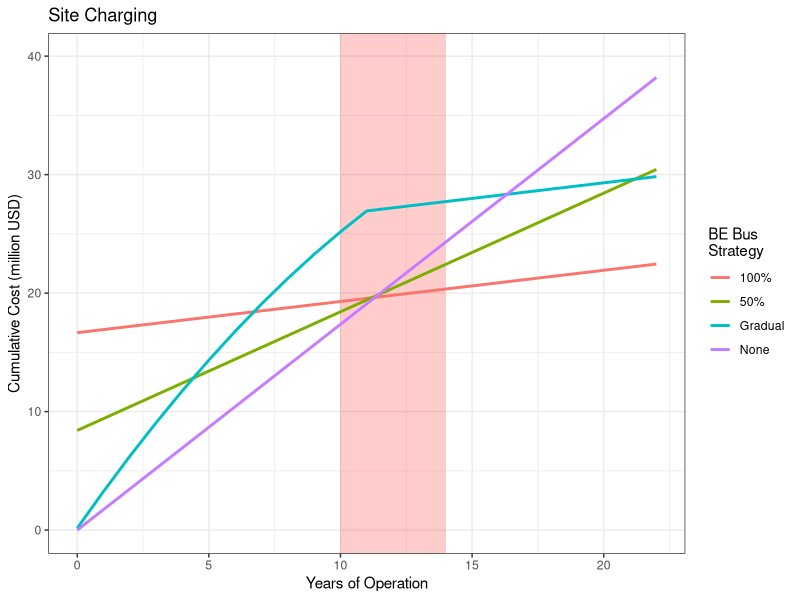
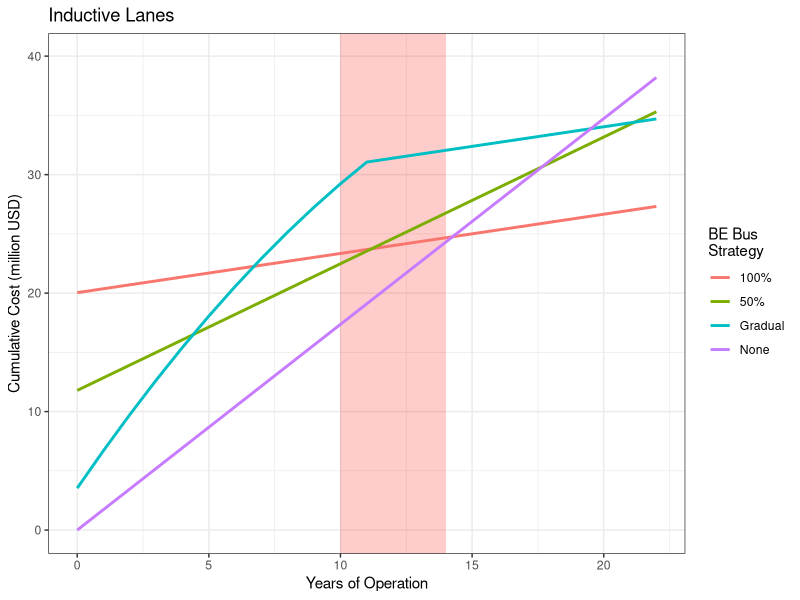

The R script that drew these images, in order:
## ---- chunk 1
knitr::opts_chunk$set(
	echo = FALSE,
	message = FALSE,
	warning = FALSE
)

library(tidyverse)
library(ggthemes)
library(kableExtra)
## ---- chunk 2
costs <- readxl::read_xlsx("data/bus.xlsx", range = "A1:H25")

fullcosts <- costs %>% 
	mutate(
		"50L100B" = `50lanes` + `100bus`,
		"50L50B" = `50lanes`+ `50bus`,
		"50LXXB" = `50lanes` + `XXbus/yr`,
		"OPP100B" = XXopp + `100bus`,
		"OPP50B" = XXopp + `50bus`,
		"OPPXXB" = XXopp + `XXbus/yr`,
		"DCFC100B" = XXdcfc + `100bus`,
		"DCFC50B" = XXdcfc + `50bus`,
		"DCFCXXB" = XXdcfc + `XXbus/yr`
)

scenarios <- fullcosts %>% 
	select(-(`50lanes`:`XXbus/yr`), -which(str_detect(colnames(.), "DCFC"))) %>% 
	pivot_longer(-Year, names_to = "Ebus", values_to = "Cost") %>% 
	transmute(
		Year,
		Scenario = case_when(
			str_detect(Ebus, "50L") ~ "Lanes",
			str_detect(Ebus, "OPP") ~ "Chargers",
			TRUE ~ "None"
		),
		Ebus = case_when(
			str_detect(Ebus, "100B") ~ "100%",
			str_detect(Ebus, "50B") ~ "50%",
			str_detect(Ebus, "XXB") ~ "Gradual",
			TRUE ~ "None"
		),
		CostM = Cost / 1000000
	)
## ---- chunk 3
#| uvx

uvx <- read_csv("data/uvx.csv", col_names = FALSE)

uvx %>% 
	mutate(across(.fns = as.character)) %>% 
	kbl(
		align = 'lrl',
		col.names = c("Utah Valley Express (830X)", "", ""),
		booktabs = TRUE,
		caption = "UVX Route Information",
		linesep = "") %>% 
	kable_styling(latex_options = "hold_position")
## ---- chunk 4
#| xe

xe <- read_csv("data/xe60.csv", col_names = FALSE)

xe %>% 
	mutate(across(.fns = as.character)) %>% 
	kbl(
		align = 'lrl',
		col.names = c("New Flyer XE 60", "", ""),
		booktabs = TRUE,
		caption = "New Flyer XE 60 Information") %>% 
	kable_styling(latex_options = "hold_position")
## ---- chunk 5
#| costs

tribble(
	~item, ~cap, ~mo,
	"XE 60 Bus", 750000, 7000,
	"XDE 60 Bus", 1000000, 50000,
	"Plug-in Charger", 20000, 400,
	"Overhead Charger", 40000, 800,
	"Inductive Lanes (per mile)", 322000, 6400
) %>% 
	kbl(
		col.names = c("", "Capital Cost (USD)", "Maintenance Cost (USD/yr)"),
		caption = "Fleet Costs",
		booktabs = TRUE,
		align = 'lcc'
	) %>% 
	kable_styling(latex_options = "hold_position")
## ---- chunk 6
#| site,
#| fig.height = 3.5,
#| fig.cap = "Cumulative cost based on site charging. The shaded area indicates the typical lifespan of equipment and vehicles, so replacement costs are added at this time.",
#| fig.pos = "H"

scenarios %>% 
	filter(Scenario != "Lanes") %>% 
	ggplot(aes(x = Year, y = CostM, color = Ebus)) +
	annotate("rect", xmin = 10, xmax = 14, ymin = -Inf, ymax = Inf,
					 alpha = 0.2, fill = "red") +
	geom_line(linewidth = 1) +
	theme_bw() +
	lims(x = c(NA,22)) +
	labs(x = "Years of Operation",
			 y = "Cumulative Cost (million USD)",
			 color = "BE Bus\nStrategy",
			 title = "Site Charging")
## ---- chunk 7
#| lanes,
#| fig.height = 3.5,
#| fig.cap = "Cumulative cost based on inductive lane charging. The shaded area indicates the typical lifespan of equipment and vehicles, so replacement costs are added at this time.",
#| fig.pos = "H"

scenarios %>% 
	filter(Scenario != "Chargers") %>% 
	ggplot(aes(x = Year, y = CostM, color = Ebus)) +
	annotate("rect", xmin = 10, xmax = 14, ymin = -Inf, ymax = Inf,
					 alpha = 0.2, fill = "red") +
	geom_line(linewidth = 1) +
	theme_bw() +
	lims(x = c(NA,22)) +
	labs(x = "Years of Operation",
			 y = "Cumulative Cost (million USD)",
			 color = "BE Bus\nStrategy",
			 title = "Inductive Lanes")
